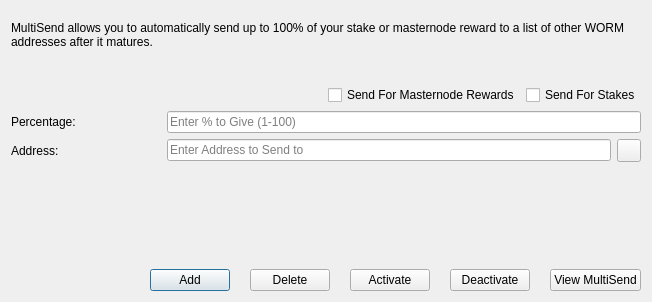
<?xml version="1.0" encoding="UTF-8"?>
<ui version="4.0">
 <class>MultiSendDialog</class>
 <widget class="QDialog" name="MultiSendDialog">
  <property name="windowModality">
   <enum>Qt::NonModal</enum>
  </property>
  <property name="geometry">
   <rect>
    <x>0</x>
    <y>0</y>
    <width>652</width>
    <height>302</height>
   </rect>
  </property>
  <property name="windowTitle">
   <string>MultiSend</string>
  </property>
  <property name="modal">
   <bool>true</bool>
  </property>
  <layout class="QVBoxLayout" name="verticalLayout">
   <item>
    <spacer name="verticalSpacer">
     <property name="orientation">
      <enum>Qt::Vertical</enum>
     </property>
     <property name="sizeType">
      <enum>QSizePolicy::Fixed</enum>
     </property>
     <property name="sizeHint" stdset="0">
      <size>
       <width>20</width>
       <height>10</height>
      </size>
     </property>
    </spacer>
   </item>
   <item>
    <widget class="QLabel" name="labelDescription">
     <property name="lineWidth">
      <number>1</number>
     </property>
     <property name="text">
      <string>MultiSend allows you to automatically send up to 100% of your stake or masternode reward to a list of other WORM addresses after it matures.</string>
     </property>
     <property name="alignment">
      <set>Qt::AlignLeading|Qt::AlignLeft|Qt::AlignTop</set>
     </property>
     <property name="wordWrap">
      <bool>true</bool>
     </property>
    </widget>
   </item>
   <item>
    <spacer name="verticalSpacer_2">
     <property name="orientation">
      <enum>Qt::Vertical</enum>
     </property>
     <property name="sizeType">
      <enum>QSizePolicy::Fixed</enum>
     </property>
     <property name="sizeHint" stdset="0">
      <size>
       <width>20</width>
       <height>30</height>
      </size>
     </property>
    </spacer>
   </item>
   <item>
    <layout class="QHBoxLayout" name="horizontalLayout">
     <item>
      <spacer name="horizontalSpacer_3">
       <property name="minimumSize">
        <size>
         <width>150</width>
         <height>0</height>
        </size>
       </property>
       <property name="orientation">
        <enum>Qt::Horizontal</enum>
       </property>
       <property name="sizeHint" stdset="0">
        <size>
         <width>40</width>
         <height>20</height>
        </size>
       </property>
      </spacer>
     </item>
     <item>
      <widget class="QCheckBox" name="multiSendMasternodeCheckBox">
       <property name="text">
        <string>Send For Masternode Rewards</string>
       </property>
      </widget>
     </item>
     <item>
      <widget class="QCheckBox" name="multiSendStakeCheckBox">
       <property name="text">
        <string>Send For Stakes</string>
       </property>
      </widget>
     </item>
    </layout>
   </item>
   <item>
    <layout class="QHBoxLayout" name="horizontalLayout_5">
     <item>
      <widget class="QLabel" name="labelPercentage">
       <property name="minimumSize">
        <size>
         <width>150</width>
         <height>0</height>
        </size>
       </property>
       <property name="toolTip">
        <string>Percentage of stake to send</string>
       </property>
       <property name="text">
        <string>Percentage:</string>
       </property>
      </widget>
     </item>
     <item>
      <widget class="QLineEdit" name="multiSendPercentEdit">
       <property name="toolTip">
        <string>Enter whole numbers 1 - 100</string>
       </property>
       <property name="placeholderText">
        <string>Enter % to Give (1-100)</string>
       </property>
      </widget>
     </item>
    </layout>
   </item>
   <item>
    <layout class="QHBoxLayout" name="horizontalLayout_4">
     <item>
      <widget class="QLabel" name="labelAddress">
       <property name="minimumSize">
        <size>
         <width>150</width>
         <height>0</height>
        </size>
       </property>
       <property name="toolTip">
        <string>Address to send portion of stake to</string>
       </property>
       <property name="text">
        <string>Address:</string>
       </property>
      </widget>
     </item>
     <item>
      <widget class="QLineEdit" name="multiSendAddressEdit">
       <property name="toolTip">
        <string/>
       </property>
       <property name="placeholderText">
        <string>Enter Address to Send to</string>
       </property>
      </widget>
     </item>
     <item>
      <widget class="QToolButton" name="addressBookButton">
       <property name="toolTip">
        <string>Choose an address from the address book</string>
       </property>
       <property name="text">
        <string/>
       </property>
       <property name="icon">
        <iconset resource="../worm.qrc">
         <normaloff>:/icons/address-book</normaloff>:/icons/address-book</iconset>
       </property>
       <property name="shortcut">
        <string>Alt+A</string>
       </property>
      </widget>
     </item>
    </layout>
   </item>
   <item>
    <widget class="QLabel" name="message">
     <property name="sizePolicy">
      <sizepolicy hsizetype="Preferred" vsizetype="Minimum">
       <horstretch>0</horstretch>
       <verstretch>0</verstretch>
      </sizepolicy>
     </property>
     <property name="minimumSize">
      <size>
       <width>0</width>
       <height>70</height>
      </size>
     </property>
     <property name="text">
      <string/>
     </property>
    </widget>
   </item>
   <item>
    <spacer name="verticalSpacer_3">
     <property name="orientation">
      <enum>Qt::Vertical</enum>
     </property>
     <property name="sizeHint" stdset="0">
      <size>
       <width>20</width>
       <height>40</height>
      </size>
     </property>
    </spacer>
   </item>
   <item>
    <layout class="QHBoxLayout" name="horizontalLayout_3">
     <property name="spacing">
      <number>20</number>
     </property>
     <item>
      <spacer name="horizontalSpacer_2">
       <property name="orientation">
        <enum>Qt::Horizontal</enum>
       </property>
       <property name="sizeHint" stdset="0">
        <size>
         <width>40</width>
         <height>20</height>
        </size>
       </property>
      </spacer>
     </item>
     <item>
      <widget class="QPushButton" name="addButton">
       <property name="toolTip">
        <string>Add to the MultiSend vector</string>
       </property>
       <property name="statusTip">
        <string>Add to MultiSend Vector</string>
       </property>
       <property name="text">
        <string>Add</string>
       </property>
       <property name="icon">
        <iconset resource="../worm.qrc">
         <normaloff>:/icons/add</normaloff>:/icons/add</iconset>
       </property>
      </widget>
     </item>
     <item>
      <widget class="QPushButton" name="deleteButton">
       <property name="toolTip">
        <string>Delete from  MultiSend vector</string>
       </property>
       <property name="statusTip">
        <string>Delete Address From MultiSend Vector</string>
       </property>
       <property name="text">
        <string>Delete</string>
       </property>
       <property name="icon">
        <iconset resource="../worm.qrc">
         <normaloff>:/icons/remove</normaloff>:/icons/remove</iconset>
       </property>
      </widget>
     </item>
     <item>
      <widget class="QPushButton" name="activateButton">
       <property name="toolTip">
        <string>Activate multisend</string>
       </property>
       <property name="statusTip">
        <string>Activate MultiSend</string>
       </property>
       <property name="text">
        <string>Activate</string>
       </property>
      </widget>
     </item>
     <item>
      <widget class="QPushButton" name="disableButton">
       <property name="toolTip">
        <string>Deactivate multisend</string>
       </property>
       <property name="statusTip">
        <string>Deactivate MultiSend</string>
       </property>
       <property name="text">
        <string>Deactivate</string>
       </property>
      </widget>
     </item>
     <item>
      <widget class="QPushButton" name="viewButton">
       <property name="toolTip">
        <string/>
       </property>
       <property name="statusTip">
        <string>View MultiSend Vector</string>
       </property>
       <property name="text">
        <string>View MultiSend</string>
       </property>
      </widget>
     </item>
    </layout>
   </item>
  </layout>
 </widget>
 <resources>
  <include location="../worm.qrc"/>
 </resources>
 <connections/>
</ui>
